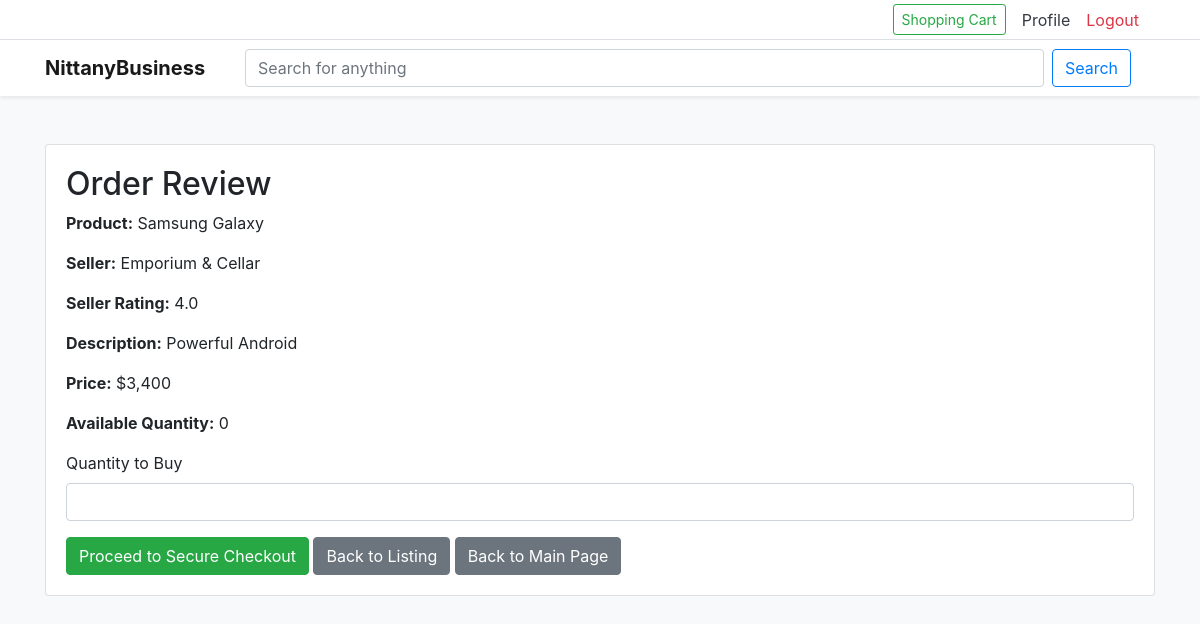
Page /order_review/197 (signed in) on the committed database.
### tables this page shows
CREATE TABLE product_listings (
            Seller_Email TEXT NOT NULL,
            Listing_ID TEXT PRIMARY KEY,
            Category TEXT NOT NULL,
            Product_Title TEXT NOT NULL,
            Product_Name TEXT NOT NULL,
            Product_Description TEXT NOT NULL,
            Quantity INTEGER NOT NULL,
            Product_Price REAL NOT NULL,
            Status TEXT NOT NULL
        );

CREATE TABLE sellers (
            email TEXT PRIMARY KEY,
            business_name TEXT NOT NULL,
            Business_Address_ID TEXT NOT NULL,
            bank_routing_number TEXT NOT NULL,
            bank_account_number TEXT NOT NULL,
            balance REAL NOT NULL
        );

### app.py (the view)
@app.route('/order_review/<int:listing_id>', methods=['GET'])
def order_review(listing_id):
    if 'user' not in session or session['user']['role'] != 'buyer':
        return redirect(url_for('login_form'))
    user_email = session['user']['email']
    connection = sqlite3.connect(db_path)
    cursor = connection.cursor()
    cursor.execute('''
        SELECT pl.Product_Title, pl.Product_Description, pl.Product_Price, pl.Quantity, pl.Seller_Email, s.business_name
        FROM product_listings pl
        JOIN sellers s ON pl.Seller_Email = s.email
        WHERE pl.Listing_ID = ?
    ''', (listing_id,))
    product = cursor.fetchone()
    connection.close()
    if not product:
        return "Product not found", 404
    product_data = {
        'title': product[0],
        'description': product[1],
        'price': product[2],
        'available': product[3],
        'seller_email': product[4],
        'seller_name': product[5],
        'listing_id': listing_id
    }
    seller_rating = get_seller_rating(product[4])
    return render_template('order_review.html', product=product_data, seller_rating=seller_rating, seller_name=product[5])

### app.py (called while the page is built)
def get_seller_rating(seller_email):
    connection = sqlite3.connect(db_path)
    cursor = connection.cursor()
    cursor.execute('''
        SELECT AVG(Rate)
        FROM reviews
        JOIN orders ON reviews.Order_ID = orders.Order_ID
        WHERE orders.Seller_Email = ?
    ''', (seller_email,))
    result = cursor.fetchone()
    connection.close()
    if result and result[0]:
        return round(result[0], 2)
    else:
        return None

### templates/order_review.html (shortened to what this page needs)
<!DOCTYPE html>
<html lang="en">
<head>
    <link rel="stylesheet" href="https://stackpath.bootstrapcdn.com/bootstrap/4.4.1/css/bootstrap.min.css">
</head>
<body class="bg-light">
<div class="top‑utility bg-white border-bottom">
    <div class="container d-flex justify-content-end py-1">
       {% if session.user %}
           {% if session.user.role == 'helpdesk' %}
                <a href="{{ url_for('helpdesk_dashboard') }}" class="btn btn-primary btn-sm mr-3">Helpdesk Portal</a>
            {% elif session.user.role == 'buyer' %}
                <a href="{{ url_for('mainpage') }}" class="btn btn-outline-success btn-sm mr-3">Shopping Cart</a>
           {% elif session.user.role == 'seller' %}
                <a href="{{ url_for('product_listings') }}" class="btn btn-outline-success btn-sm mr-3">Seller Management Dashboard</a>
           {% endif %}
           <div class="d-flex align-items-center">
                <a href="{{ url_for('profile') }}" class="mr-3 text-dark">Profile</a>
                <a href="{{ url_for('logout') }}" class="text-danger mr-3">Logout</a>
           </div>
       {% else %}
           <div class="d-flex align-items-center">
                <a href="{{ url_for('login_form') }}" class="mr-3 text-dark">Login</a>
                <a href="{{ url_for('register_form') }}" class="btn btn-primary btn-sm btn-register">Register</a>
           </div>
       {% endif %}
    </div>
</div>
<nav class="navbar navbar-expand-lg navbar-light bg-white shadow-sm">
    <div class="container">
        <a class="navbar-brand font-weight-bold" href="{{ url_for('mainpage') }}">NittanyBusiness</a>
        <form class="form-inline mx-lg-4 flex-grow-1" action="{{ url_for('search') }}" method="GET">
            <input class="form-control flex-grow-1 w-75" type="search" placeholder="Search for anything" name="q">
            <button class="btn btn-outline-primary ml-2" type="submit">Search</button>
        </form>
    </div>
</nav>
    <div class="container mt-5">
         <div class="card">
         <div class="card-body">
        <h2>Order Review</h2>
        <p><strong>Product:</strong> {{ product.title }}</p>
        <p><strong>Seller:</strong> {{ seller_name }}</p>
        <p><strong>Seller Rating:</strong> {{ seller_rating }}</p>
        <p><strong>Description:</strong> {{ product.description }}</p>
        <p><strong>Price:</strong> {{ product.price }}</p>
        <p><strong>Available Quantity:</strong> {{ product.available }}</p>
        <form action="{{ url_for('secure_checkout') }}" method="POST">
            <div class="form-group">
                <label for="quantity">Quantity to Buy</label>
                <input type="number" id="quantity" name="quantity" class="form-control" min="1" max="{{ product.available }}" required>
            </div>
            <button type="submit" class="btn btn-success">Proceed to Secure Checkout</button>
            <a href="{{ url_for('listing_detail', listing_id=product.listing_id) }}" class="btn btn-secondary">Back to Listing</a>
            <a href="{{ url_for('mainpage') }}" class="btn btn-secondary">Back to Main Page</a>
        </form>
        </div>
       </div>
    </div>
</body>
</html>

### rows in the picture
product_listings: title "Samsung Galaxy", description "Powerful Android", price "$3,400"
sellers: business_name "Emporium & Cellar"

### other values in the picture
{{ seller_rating }} "4.0"
{{ product.available }} "0"
